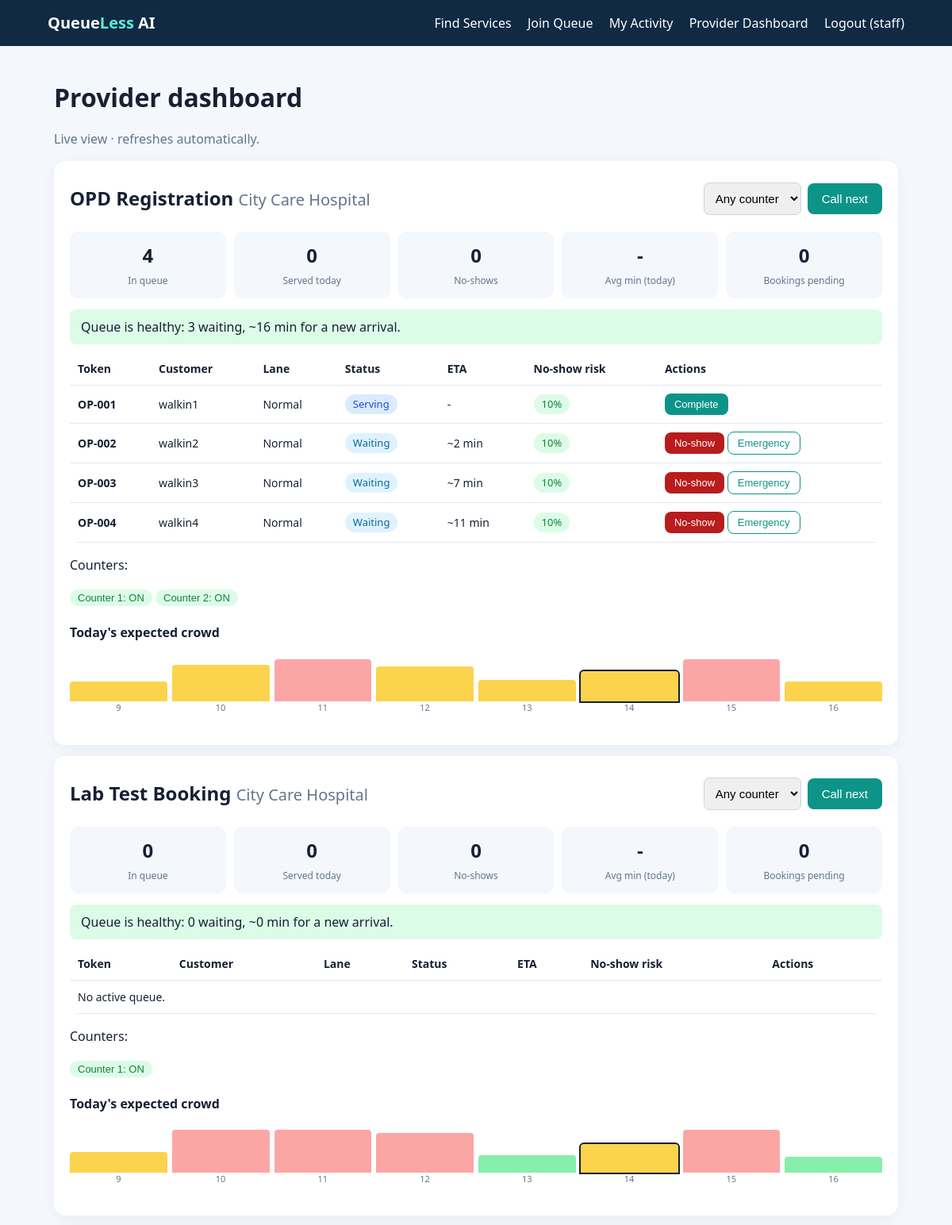
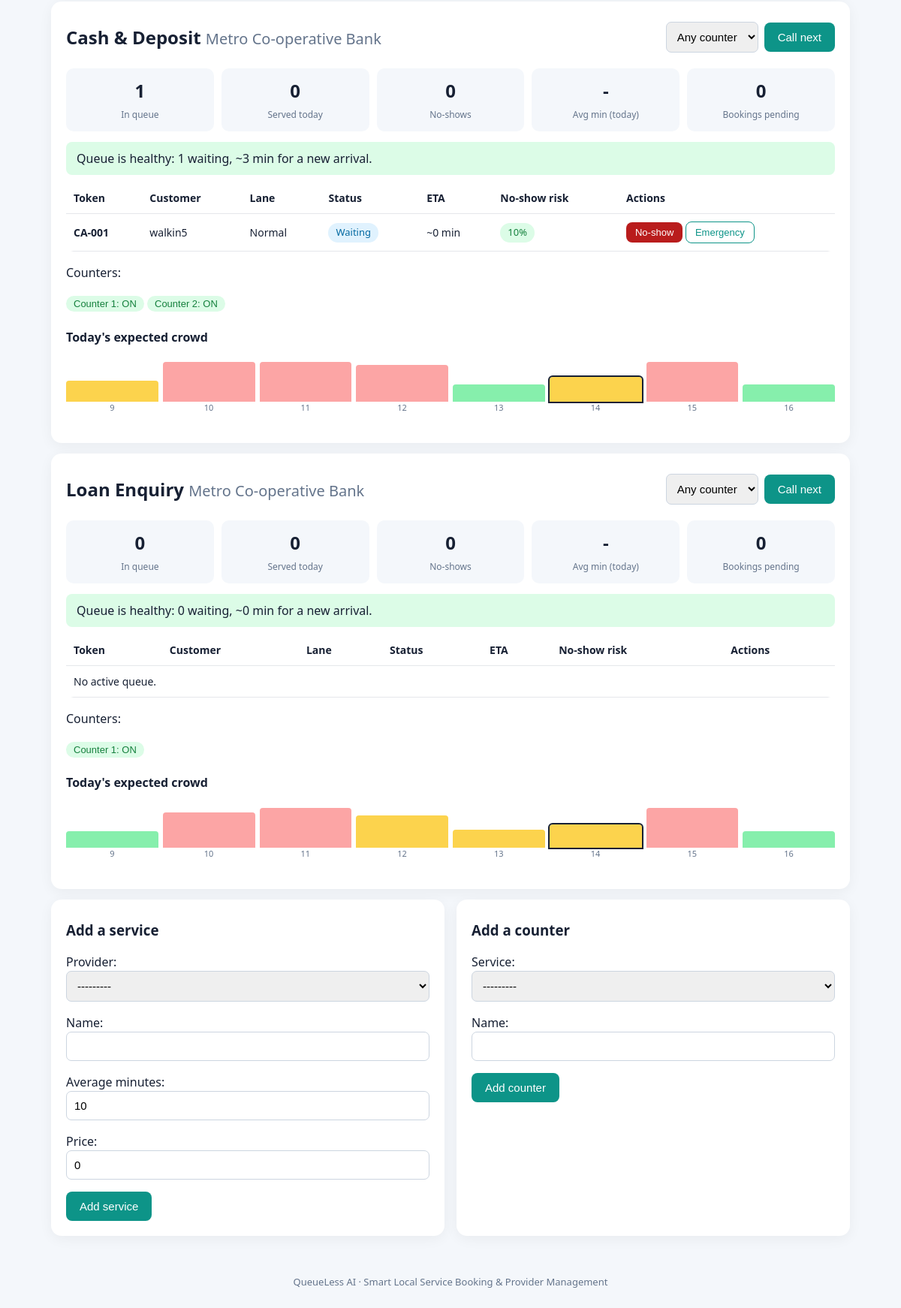
The page /staff/ (signed in) on the database its author committed (2 pictures, top to bottom).
### queue_app/models.py (models this page shows, shortened)
class Service(models.Model):
    provider = models.ForeignKey(Provider, on_delete=models.CASCADE, related_name="services")
    name = models.CharField(max_length=120)
    description = models.CharField(max_length=250, blank=True)
    average_minutes = models.PositiveIntegerField(default=10)
    price = models.DecimalField(max_digits=8, decimal_places=2, default=0)
    active = models.BooleanField(default=True)
    def __str__(self):
        return f"{self.provider.name} - {self.name}"
    @property
    def active_counters(self):
        return max(1, self.counters.filter(active=True).count())

class Provider(models.Model):
    CATEGORY_CHOICES = [
        ("HOSPITAL", "Hospital / Clinic"), ("BANK", "Bank"), ("SALON", "Salon & Spa"),
        ("REPAIR", "Repair & Home Service"), ("GOVT", "Government Office"), ("EDU", "College / Education"),
    ]
    owner = models.ForeignKey(User, on_delete=models.SET_NULL, null=True, blank=True, related_name="providers")
    name = models.CharField(max_length=140)
    category = models.CharField(max_length=20, choices=CATEGORY_CHOICES)
    area = models.CharField(max_length=100, blank=True)
    address = models.CharField(max_length=250, blank=True)
    description = models.TextField(blank=True)
    open_time = models.TimeField(default=time(9, 0))
    close_time = models.TimeField(default=time(17, 0))
    verified = models.BooleanField(default=False)
    created_at = models.DateTimeField(default=timezone.now)
    def __str__(self):
        return self.name

class Token(models.Model):
    STATUS_CHOICES = [("WAITING", "Waiting"), ("CALLED", "Called"), ("SERVING", "Serving"),
                      ("COMPLETED", "Completed"), ("CANCELLED", "Cancelled"), ("NO_SHOW", "No-show")]
    PRIORITY_CHOICES = [(0, "Normal"), (1, "Appointment"), (2, "Senior / Priority"), (3, "Emergency")]
    customer = models.ForeignKey(User, on_delete=models.CASCADE, related_name="tokens")
    service = models.ForeignKey(Service, on_delete=models.CASCADE, related_name="tokens")
    appointment = models.OneToOneField(Appointment, null=True, blank=True, on_delete=models.SET_NULL,
                                       related_name="token")
    counter = models.ForeignKey(Counter, null=True, blank=True, on_delete=models.SET_NULL, related_name="tokens")
    token_number = models.PositiveIntegerField()
    queue_date = models.DateField(default=timezone.localdate)
    priority = models.PositiveSmallIntegerField(choices=PRIORITY_CHOICES, default=0)
    status = models.CharField(max_length=20, choices=STATUS_CHOICES, default="WAITING")
    created_at = models.DateTimeField(default=timezone.now)
    called_at = models.DateTimeField(null=True, blank=True)
    started_at = models.DateTimeField(null=True, blank=True)
    completed_at = models.DateTimeField(null=True, blank=True)
    actual_service_minutes = models.PositiveIntegerField(null=True, blank=True)
    notified_soon = models.BooleanField(default=False)
    class Meta:
        ordering = ["-priority", "created_at"]
        constraints = [models.UniqueConstraint(fields=["service", "queue_date", "token_number"],
                                               name="uniq_token_per_service_per_day")]
    @property
    def display_token(self):
        return f"{self.service.name[:2].upper()}-{self.token_number:03d}"

class Counter(models.Model):
    name = models.CharField(max_length=100)
    service = models.ForeignKey(Service, on_delete=models.CASCADE, related_name="counters")
    staff = models.ForeignKey(User, on_delete=models.SET_NULL, null=True, blank=True)
    active = models.BooleanField(default=True)

### queue_app/views.py (the view)
# urls.py: path("staff/", views.staff_dashboard, name="staff_dashboard"),
@login_required
def staff_dashboard(request):
    services = workflow.managed_services(request.user)
    if not services.exists():
        messages.info(request, "Register your business to use the provider dashboard.")
        return redirect("provider_setup")
    workflow.sweep_expired()
    blocks = []
    for s in services:
        rows = [dict(t=t, pred=ai.predict(t), risk=round(ai.no_show_risk(t.customer) * 100))
                for t in Token.objects.filter(service=s, status__in=ACTIVE).select_related("customer", "counter")]
        rows.sort(key=lambda r: (ORDER[r["t"].status], -r["t"].priority, r["t"].created_at))
        blocks.append(dict(service=s, rows=rows, counters=s.counters.all(), summary=ai.daily_summary(s),
                           advice=ai.staffing_advice(s), forecast=ai.crowd_forecast(s),
                           booked_today=Appointment.objects.filter(service=s, status="BOOKED",
                                                                  slot_start__date=timezone.localdate()).count()))
    return render(request, "staff.html", {
        "blocks": blocks, "service_form": ServiceForm(owner=request.user),
        "counter_form": CounterForm(services=services)})

### queue_app/forms.py
class ServiceForm(forms.ModelForm):
    class Meta:
        model = Service
        fields = ["provider", "name", "average_minutes", "price"]
    def __init__(self, *args, owner=None, **kwargs):
        super().__init__(*args, **kwargs)
        if owner is not None:
            self.fields["provider"].queryset = Provider.objects.filter(owner=owner)

class CounterForm(forms.ModelForm):
    class Meta:
        model = Counter
        fields = ["service", "name"]
    def __init__(self, *args, services=None, **kwargs):
        super().__init__(*args, **kwargs)
        if services is not None:
            self.fields["service"].queryset = services

### queue_app/ai.py (called while the page is built)
def service_stats(service, hour=None):
    hour = timezone.localtime().hour if hour is None else hour
    rows = list(ServiceHistory.objects.filter(service=service).order_by("-created_at")[:80])
    rows.reverse()
    return engine.estimate_service_time([r.minutes for r in rows], [r.hour for r in rows],
                                        hour, service.average_minutes)

def _counts(service, token=None):
    waiting = Token.objects.filter(service=service, status="WAITING")
    in_service = Token.objects.filter(service=service, status__in=["CALLED", "SERVING"])
    if token is not None:  # only people who will be served BEFORE this token
        waiting = waiting.filter(Q(priority__gt=token.priority) |
                                 Q(priority=token.priority, created_at__lt=token.created_at))
        in_service = in_service.exclude(pk=token.pk)
    return waiting.count(), in_service.count()

def new_joiner_wait(service):
    stats = service_stats(service)
    waiting, in_service = _counts(service)
    w = engine.wait_estimate(waiting, in_service, service.active_counters, stats["avg"], stats["sd"])
    return dict(minutes=w["minutes"], waiting=waiting, in_service=in_service, counters=service.active_counters)

def no_show_risk(user):
    ns = Token.objects.filter(customer=user, status="NO_SHOW").count()
    done = Token.objects.filter(customer=user, status="COMPLETED").count()
    ghost = Appointment.objects.filter(customer=user, status="NO_SHOW", token__isnull=True).count()
    return engine.no_show_risk(ns + ghost, done + ns + ghost)

### queue_app/engine.py (called while the page is built)
def ewma(values, alpha=0.3):
    if not values:
        return None
    n = len(values)
    weights = [(1 - alpha) ** (n - 1 - i) for i in range(n)]
    return sum(w * v for w, v in zip(weights, values)) / sum(weights)

def no_show_risk(no_shows, total):
    return (no_shows + 1) / (total + 10)

### templates/staff.html (shortened to what this page needs)
{% extends "base.html" %}
{% block content %}
<h1>Provider dashboard</h1><p class="muted">Live view &middot; refreshes automatically.</p>
<div id="staff-live">
{% for b in blocks %}
<div class="card">
  <div class="row"><h2>{{ b.service.name }} <small class="muted">{{ b.service.provider.name }}</small></h2>
    <form class="inline" method="post" action="{% url 'staff_call_next' b.service.pk %}">{% csrf_token %}
      <select name="counter"><option value="">Any counter</option>{% for c in b.counters %}{% if c.active %}<option value="{{ c.pk }}">{{ c.name }}</option>{% endif %}{% endfor %}</select>
      <button class="button">Call next</button></form></div>
  <div class="stats">
    <div><b>{{ b.rows|length }}</b><span>In queue</span></div>
    <div><b>{{ b.summary.served }}</b><span>Served today</span></div>
    <div><b>{{ b.summary.no_shows }}</b><span>No-shows</span></div>
    <div><b>{{ b.summary.avg|default:"-" }}</b><span>Avg min (today)</span></div>
    <div><b>{{ b.booked_today }}</b><span>Bookings pending</span></div>
  </div>
  {% for tip in b.advice %}<div class="advice {{ tip.level }}">{{ tip.text }}</div>{% endfor %}
  <table><tr><th>Token</th><th>Customer</th><th>Lane</th><th>Status</th><th>ETA</th><th>No-show risk</th><th>Actions</th></tr>
  {% for r in b.rows %}<tr>
    <td><b>{{ r.t.display_token }}</b></td><td>{{ r.t.customer.username }}</td><td>{{ r.t.get_priority_display }}</td>
    <td><span class="pill status-{{ r.t.status }}">{{ r.t.get_status_display }}</span>{% if r.t.counter %} <small>{{ r.t.counter.name }}</small>{% endif %}</td>
    <td>{% if r.t.status == "WAITING" %}~{{ r.pred.minutes }} min{% else %}-{% endif %}</td>
    <td><span class="pill {% if r.risk >= 30 %}bad{% elif r.risk >= 15 %}mid{% else %}good{% endif %}">{{ r.risk }}%</span></td>
    <td>
      {% if r.t.status == "CALLED" or r.t.status == "SERVING" %}<form class="inline" method="post" action="{% url 'staff_action' r.t.pk 'complete' %}">{% csrf_token %}<button class="button small">Complete</button></form>{% endif %}
      {% if r.t.status == "WAITING" or r.t.status == "CALLED" %}<form class="inline" method="post" action="{% url 'staff_action' r.t.pk 'no_show' %}">{% csrf_token %}<button class="button small danger">No-show</button></form>{% endif %}
      {% if r.t.status == "WAITING" and r.t.priority < 3 %}<form class="inline" method="post" action="{% url 'staff_action' r.t.pk 'escalate' %}">{% csrf_token %}<button class="button small ghost">Emergency</button></form>{% endif %}
    </td></tr>{% empty %}<tr><td colspan="7">No active queue.</td></tr>{% endfor %}</table>
  <p>Counters:
  {% for c in b.counters %}<form class="inline" method="post" action="{% url 'toggle_counter' c.pk %}">{% csrf_token %}
    <button class="pill {% if c.active %}good{% else %}bad{% endif %}">{{ c.name }}: {% if c.active %}ON{% else %}OFF{% endif %}</button></form> {% endfor %}</p>
  <h4>Today's expected crowd</h4>
  <div class="bars small">{% for f in b.forecast %}<div class="barwrap"><div class="bar {{ f.level }} {% if f.now %}now{% endif %}" style="height:{{ f.pct }}%"></div><span>{{ f.hour }}</span></div>{% endfor %}</div>
</div>{% endfor %}
</div>
<div class="grid">
  <div class="card"><h3>Add a service</h3><form method="post" action="{% url 'add_service' %}">{% csrf_token %}{{ service_form.as_p }}<button class="button">Add service</button></form></div>
  <div class="card"><h3>Add a counter</h3><form method="post" action="{% url 'add_counter' %}">{% csrf_token %}{{ counter_form.as_p }}<button class="button">Add counter</button></form></div>
</div>
{% endblock %}

### templates/base.html (shortened to what this page needs)
{% load static %}<!doctype html>
<html lang="en">
<head>
<link rel="stylesheet" href="{% static 'style.css' %}">
</head>
<body>
<nav>
  <a class="brand" href="{% url 'home' %}">Queue<span>Less</span> AI</a>
  <div class="links">
    <a href="{% url 'providers' %}">Find Services</a>
    {% if user.is_authenticated %}
      <a href="{% url 'join_queue' %}">Join Queue</a>
      <a href="{% url 'activity' %}">My Activity{% if unread_count %} <b class="badge">{{ unread_count }}</b>{% endif %}</a>
      {% if is_provider %}<a href="{% url 'staff_dashboard' %}">Provider Dashboard</a>{% endif %}
      <a href="{% url 'logout' %}">Logout ({{ user.username }})</a>
    {% else %}
      <a href="{% url 'login' %}">Login</a><a href="{% url 'register' %}">Register</a>
    {% endif %}
  </div>
</nav>
<main>
  {% block content %}{% endblock %}
</main>
<footer>QueueLess AI &middot; Smart Local Service Booking &amp; Provider Management</footer>
</body>
</html>

### static/style.css (style rules this page uses)
:root { --brand:#0d9488;--ink:#172033;--bg:#f4f7fb;--card:#fff;--line:#e5e7eb;--muted:#64748b;--good:#15803d;--mid:#b45309;--bad:#b91c1c }
* { box-sizing:border-box }
body { margin:0;font-family:system-ui,Arial,sans-serif;background:var(--bg);color:var(--ink);line-height:1.5 }
nav { background:#102a43;color:#fff;padding:14px 5%;display:flex;justify-content:space-between;align-items:center;flex-wrap:wrap;gap:10px }
nav a { color:#fff;text-decoration:none;margin-left:16px }
.brand { font-weight:700;font-size:20px;margin:0!important }
.brand span { color:#5eead4 }
main { max-width:1100px;margin:auto;padding:28px 18px }
footer { text-align:center;color:var(--muted);padding:24px;font-size:13px }
h1,h2,h3 { margin:.4em 0 }
.muted { color:var(--muted) }
small { font-weight:400 }
a { color:var(--brand) }
.grid { display:grid;grid-template-columns:repeat(auto-fit,minmax(250px,1fr));gap:16px }
.card,.form-card { background:var(--card);border-radius:14px;padding:20px;margin:14px 0;box-shadow:0 4px 18px #0000000d }
.grid .card { margin:0 }
.row { display:flex;justify-content:space-between;align-items:center;gap:12px;flex-wrap:wrap }
.button,button.button { display:inline-block;background:var(--brand);color:#fff;border:0;border-radius:8px;padding:11px 18px;text-decoration:none;cursor:pointer;font-size:15px }
.button.small { padding:6px 12px;font-size:13px }
.button.danger { background:var(--bad) }
.button.ghost { background:#fff;color:var(--brand);border:1px solid var(--brand) }
label { display:block;margin-top:12px }
input,select { padding:10px;border:1px solid #ccd5e0;border-radius:7px;font-size:15px;width:100% }
form.inline,.filters { display:inline-flex;gap:8px;align-items:center;flex-wrap:wrap }
form.inline input,form.inline select,.filters input,.filters select { width:auto }
.pill { display:inline-block;padding:3px 10px;border-radius:99px;font-size:13px;background:#e2e8f0;border:0 }
.pill.good,.status-COMPLETED { background:#dcfce7;color:var(--good) }
.status-SERVING { background:#dbeafe;color:#1d4ed8 }
.status-WAITING,.status-BOOKED { background:#e0f2fe;color:#0369a1 }
table { width:100%;border-collapse:collapse;background:#fff;border-radius:10px;overflow:hidden;margin:10px 0 }
th,td { padding:10px;border-bottom:1px solid var(--line);text-align:left;font-size:14px }
.stats { display:grid;grid-template-columns:repeat(auto-fit,minmax(120px,1fr));gap:10px;margin:14px 0 }
.stats div { background:var(--bg);border-radius:10px;padding:12px;text-align:center }
.stats b { display:block;font-size:24px }
.stats span { font-size:12px;color:var(--muted) }
.advice { padding:10px 14px;border-radius:8px;margin:8px 0;background:#e0f2fe }
.advice.ok { background:#dcfce7 }
.bars { display:flex;gap:6px;align-items:flex-end;height:110px;margin:8px 0 18px }
.bars.small { height:70px }
.barwrap { flex:1;height:100%;display:flex;flex-direction:column;justify-content:flex-end;align-items:center;font-size:11px;color:var(--muted) }
.bar { width:100%;border-radius:4px 4px 0 0;background:#86efac }
.bar.Medium { background:#fcd34d }
.bar.High { background:#fca5a5 }
.bar.now { outline:2px solid var(--ink) }

### rows shown on the page
Service: service.name "OPD Registration", service.provider.name "City Care Hospital", rows|length "4", summary.served "0", summary.no_shows "0", summary.avg "-", booked_today "0", text "Queue is healthy: 3 waiting, ~16 min for a new arrival.", {{ f.pct }} 36 (drawn), hour "9" "10" "11" "12" "13" "14" "15" "16", {{ f.pct }} 66 (drawn), {{ f.pct }} 100 (drawn), {{ f.pct }} 63 (drawn), {{ f.pct }} 39 (drawn), {{ f.pct }} 54 (drawn), {{ f.pct }} 96 (drawn)
Counter: name "Counter 1", active "ON"
Counter: name "Counter 2", active "ON"
Service: service.name "Lab Test Booking", service.provider.name "City Care Hospital", rows|length "0", summary.served "0", summary.no_shows "0", summary.avg "-", booked_today "0", text "Queue is healthy: 0 waiting, ~0 min for a new arrival.", {{ f.pct }} 37 (drawn), hour "9" "10" "11" "12" "13" "14" "15" "16", {{ f.pct }} 77 (drawn), {{ f.pct }} 100 (drawn), {{ f.pct }} 71 (drawn), {{ f.pct }} 31 (drawn), {{ f.pct }} 51 (drawn), {{ f.pct }} 82 (drawn), {{ f.pct }} 28 (drawn)
Counter: name "Counter 1", active "ON"
Service: service.name "Cash & Deposit", service.provider.name "Metro Co-operative Bank", rows|length "1", summary.served "0", summary.no_shows "0", summary.avg "-", booked_today "0", text "Queue is healthy: 1 waiting, ~3 min for a new arrival.", {{ f.pct }} 40 (drawn), hour "9" "10" "11" "12" "13" "14" "15" "16", {{ f.pct }} 77 (drawn), {{ f.pct }} 100 (drawn), {{ f.pct }} 70 (drawn), {{ f.pct }} 33 (drawn), {{ f.pct }} 48 (drawn)
Counter: name "Counter 1", active "ON"
Counter: name "Counter 2", active "ON"
Service: service.name "Loan Enquiry", service.provider.name "Metro Co-operative Bank", rows|length "0", summary.served "0", summary.no_shows "0", summary.avg "-", booked_today "0", text "Queue is healthy: 0 waiting, ~0 min for a new arrival.", {{ f.pct }} 31 (drawn), hour "9" "10" "11" "12" "13" "14" "15" "16", {{ f.pct }} 68 (drawn), {{ f.pct }} 100 (drawn), {{ f.pct }} 62 (drawn), {{ f.pct }} 34 (drawn), {{ f.pct }} 44 (drawn), {{ f.pct }} 79 (drawn)
Counter: name "Counter 1", active "ON"

### other values the page prints
{{ user.username }} "staff"
